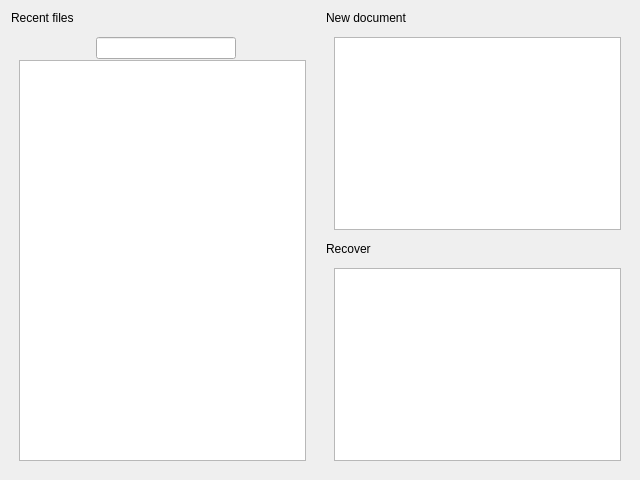
<?xml version="1.0" encoding="UTF-8"?>
<ui version="4.0">
  <class>WelcomePage</class>
  <widget class="QWidget" name="WelcomePage">
    <property name="geometry">
      <rect>
        <x>0</x>
        <y>0</y>
        <width>640</width>
        <height>480</height>
      </rect>
    </property>
    <layout class="QGridLayout" name="gridLayout" rowstretch="0,1,0,1" columnstretch="1,1">
      <property name="horizontalSpacing">
        <number>12</number>
      </property>
      <property name="verticalSpacing">
        <number>4</number>
      </property>

      <item row="0" column="0">
        <widget class="QLabel" name="topLeftLabel">
          <property name="text">
            <string>Recent files</string>
          </property>
          <property name="class" stdset="0">
            <string>panel-label</string>
          </property>
        </widget>
      </item>
      <item row="1" column="0" rowspan="3">
        <widget class="QWidget" name="topLeftPanel">
          <property name="class" stdset="0">
            <string>welcome-panel</string>
          </property>
          <layout class="QVBoxLayout" name="topLeftLayout">
            <property name="leftMargin">
              <number>8</number>
            </property>
            <property name="topMargin">
              <number>8</number>
            </property>
            <property name="rightMargin">
              <number>8</number>
            </property>
            <property name="bottomMargin">
              <number>8</number>
            </property>
            <property name="spacing">
              <number>1</number>
            </property>
            <item>
              <layout class="QHBoxLayout" name="recentFilesSearchLayout">
                <item>
                  <spacer name="recentFilesSearchSpacer">
                    <property name="orientation">
                      <enum>Qt::Horizontal</enum>
                    </property>
                    <property name="sizeType">
                      <enum>QSizePolicy::Expanding</enum>
                    </property>
                  </spacer>
                </item>
                <item>
                  <widget class="QLineEdit" name="recentFilesSearch">
                    <property name="maximumSize">
                      <size>
                        <width>140</width>
                        <height>16777215</height>
                      </size>
                    </property>
                    <!-- <property name="placeholderText">
                      <string>Search...</string>
                    </property> -->
                    <property name="clearButtonEnabled">
                      <bool>true</bool>
                    </property>
                  </widget>
                </item>
              </layout>
            </item>
            <item>
              <widget class="QListWidget" name="recentFilesList">
                <property name="class" stdset="0">
                  <string>welcome-recent-files</string>
                </property>
              </widget>
            </item>
          </layout>
        </widget>
      </item>

      <item row="0" column="1">
        <widget class="QLabel" name="topRightLabel">
          <property name="text">
            <string>New document</string>
          </property>
          <property name="class" stdset="0">
            <string>panel-label</string>
          </property>
        </widget>
      </item>
      <item row="1" column="1">
        <widget class="QWidget" name="topRightPanel">
          <property name="class" stdset="0">
            <string>welcome-panel</string>
          </property>
          <layout class="QVBoxLayout" name="topRightLayout">
            <property name="leftMargin">
              <number>8</number>
            </property>
            <property name="topMargin">
              <number>8</number>
            </property>
            <property name="rightMargin">
              <number>8</number>
            </property>
            <property name="bottomMargin">
              <number>8</number>
            </property>
            <item>
              <widget class="QListWidget" name="templatesList">
                <property name="class" stdset="0">
                  <string>welcome-recent-files</string>
                </property>
              </widget>
            </item>
          </layout>
        </widget>
      </item>

      <item row="2" column="1">
        <widget class="QLabel" name="recoverLabel">
          <property name="text">
            <string>Recover</string>
          </property>
          <property name="class" stdset="0">
            <string>panel-label</string>
          </property>
        </widget>
      </item>
      <item row="3" column="1">
        <widget class="QWidget" name="bottomPanel">
          <property name="class" stdset="0">
            <string>welcome-panel</string>
          </property>
          <layout class="QVBoxLayout" name="bottomLayout">
            <property name="leftMargin">
              <number>8</number>
            </property>
            <property name="topMargin">
              <number>8</number>
            </property>
            <property name="rightMargin">
              <number>8</number>
            </property>
            <property name="bottomMargin">
              <number>8</number>
            </property>
            <item>
              <widget class="QListWidget" name="recoverFilesList">
                <property name="class" stdset="0">
                  <string>welcome-recent-files</string>
                </property>
              </widget>
            </item>
          </layout>
        </widget>
      </item>

    </layout>
  </widget>
  <resources/>
  <connections/>
</ui>
